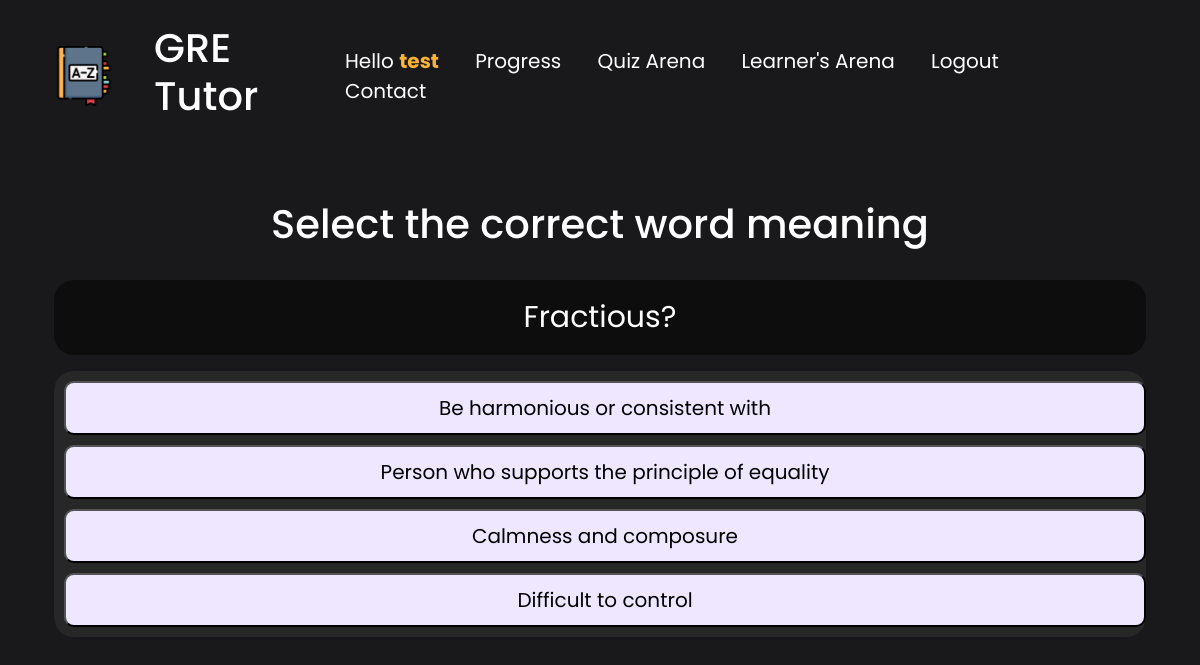
The page /quiz/8 (signed in) on the database its author committed.
### gre/models.py (models this page shows, shortened)
class Word(models.Model):
    word_name = models.CharField(
        verbose_name="word name", max_length=50, null=False, unique=True, blank=False)
    meaning = models.CharField(
        verbose_name="word meaning", max_length=300, null=False, unique=True, blank=False)
    example = models.CharField(verbose_name="word example", max_length=300, null=True, blank=False)
    learner = models.ForeignKey(User, on_delete=models.CASCADE, null=False)
    category = models.ForeignKey(
        Category, on_delete=models.SET_NULL, null=True, blank=True)
    created = models.DateTimeField(auto_now_add=True)

### gre/views.py (the view)
# urls.py: path('quiz/<str:pk>', views.quiz_home, name='quiz-home'),
def quiz_home(request, pk):
    if request.user.id != int(pk):
        return redirect('error')
    if request.POST:
        ans = request.POST
        if ans["answer"] == ans["choice"]:
            messages.success(request, "Correct!")
        else:
            messages.error(request, "Wrong!")
    words = Word.objects.all().filter(learner=request.user)
    if len(words) < 4:
        return redirect('error')
    exhaust_data = list(words)[:10]
    option_data = list(words)[:10]
    temp = option_data.copy()
    q = random.choice(exhaust_data)
    exhaust_data.remove(q)
    temp.remove(q)
    other_op = [q]
    for _ in range(3):
        t = random.choice(temp)
        other_op.append(t)
        temp.remove(t)
    random.shuffle(other_op)
    context = {'other_op': other_op, 'word': q}
    return render(request, 'gre/quiz_home.html', context)

### gre/templates/gre/quiz_home.html (shortened to what this page needs)
{% include 'index.html' %} {% block content %}
<div class="container text-center p-4" style="color: white">
  <h1 class="p-4">Select the correct word meaning</h1>
  <div>
    <form action="" method="post">
      <div class="question">{{word.word_name}}?</div>
      <div class="quiz-options">
    {% for meaning in other_op %}
        <button class="block" name="choice" value="{{meaning.id}}" type="submit">
        {{meaning.meaning}}
      </button>
        {% endfor %}
      </div>
    </form>
  </div>
</div>
{% endblock content %}

### templates/header.html (shortened to what this page needs)
{% load static %}
<div>
    <nav class="navi container">
        <div class="site-logo">
            <a href="{% url 'main' %}">
                <img src="{% static 'images/site-logo.png' %}" alt="">
            </a>
                <a href="{% url 'main' %}" style="text-decoration:none;color:white;">
                    <h2 class="site-title">GRE Tutor</h4>
                </a>
            </div>
            <div class="site-options">
                {% if request.user.is_authenticated %}
                <a>Hello <b style="color:rgb(253, 179, 52);">{{request.user.username}}</b></a>
                <a href="{% url 'progress' request.user.id %}">Progress</a>
                <a href="{% url 'quiz-home' request.user.id %}">Quiz Arena</a>
                <a href="{% url 'user-profile' request.user.id %}">Learner's Arena</a>
                <a href="{% url 'logout' %}">Logout</a>
                {% else %}
                <a href="{% url 'login' %}">Login</a>
                <a href="{% url 'signup' %}">Signup</a>
                <a href="#">About Us</a>
                {% endif %}
                <a href="#">Contact</a>
        </div>
    </nav>
</div>

### static/styles/style.css (style rules this page uses)
body { font-family: "Poppins", sans-serif; background-repeat: no-repeat; background-attachment: fixed; background-size: cover; background-position: 0px -7rem; background-color: #19191b; }
.navi { display: flex; justify-content: space-between; align-items: center; padding: 1.5rem; color: white; }
.site-title { font-size: 40px; font-weight: 500; }
.site-logo { display: flex; justify-content: space-between; align-items: center; }
.site-logo img { margin-right: 2.5rem; height: 60px; }
.site-options a { font-size: 20px; margin-right: 2rem; font-weight: 400; text-decoration: none; color: white; transition: all 0.3s; }
.question { background-color: rgba(0, 0, 0, 0.468); padding: 15px; border-radius: 20px; font-size: 30px; margin-bottom: 1rem; }
.quiz-options { background-color: rgba(255, 255, 255, 0.057); color: black; font-size: 20px; padding: 5px; border-radius: 20px; }
.block { width: 100%; padding: 10px; margin: 5px; background-color: rgb(238, 231, 255); border-radius: 10px; }

### rows shown on the page
Word: word_name "Fractious", {{ meaning.id }} 122 (drawn), meaning "Difficult to control"
Word: {{ meaning.id }} 119 (drawn), meaning "Be harmonious or consistent with"
Word: {{ meaning.id }} 125 (drawn), meaning "Person who supports the principle of equality"
Word: {{ meaning.id }} 124 (drawn), meaning "Calmness and composure"

### other values the page prints
{{ request.user.username }} "test"
